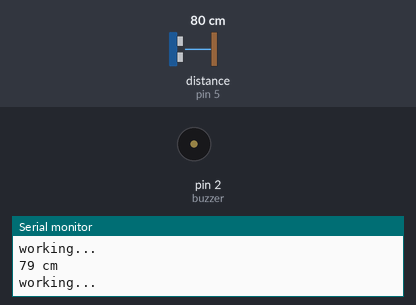
A sketch run on a simulated Arduino Uno, built with avr-gcc and run on an emulated ATmega328P. On the bench: buzzer (waves = sounding, pin HIGH), the last lines printed to the serial monitor. Wiring (inferred from the names in the program): ultrasonic range finder: trigger pin 6; echo pin 5. The inputs (shaded band) are chosen by the test bench; at power-on: distance to the obstacle (sensor on pin 5) 80 cm. The echo pulse lasts 58.3 µs per cm; pins used as bus, display or sensor lines are not drawn.

Above: at 3.0 s.
3.1 s: distance to the obstacle (sensor on pin 5) set to 196 cm
6.1 s: distance to the obstacle (sensor on pin 5) set to 205 cm
At 6.7 s:
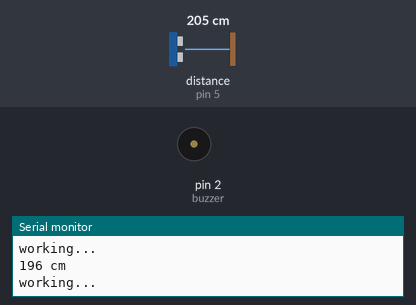
9.1 s: distance to the obstacle (sensor on pin 5) set to 35 cm
At 10.5 s:
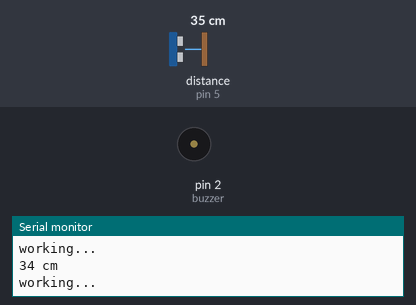
15.5 s: distance to the obstacle (sensor on pin 5) set to 250 cm
At 16.5 s:
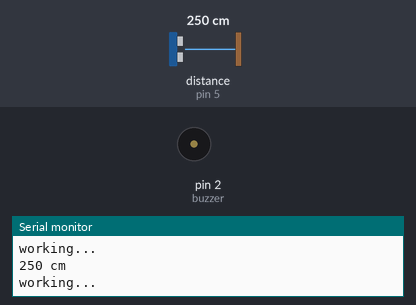
Timing chart, 0 to 18.5 s (numbered marks = the images above; inputs shaded):
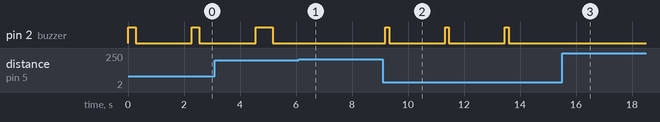

Measured:
- the behaviour switches between 199 and 200 cm on distance to the obstacle (sensor on pin 5) (found by bisection; images 0 and 1)
- after the input at 6.1 s, pin 2 (buzzer): stays LOW (without the input it goes to HIGH after 1.1 s)
- after the input at 9.1 s, pin 2 (buzzer): alternates HIGH for 0.13 s and LOW for 2.0 s, starting after 0.09 s
- after the input at 15.5 s, pin 2 (buzzer): stops changing and stays LOW
- by itself, pin 2 (buzzer): alternates HIGH for 0.27 s and LOW for 2.0 s

The sketch:

sketch_feb28a.ino
```cpp
const int trigPin = 6;
const int echoPin = 5;
const int buzzer = 2;
float new_delay;

long duration;
int distance;

void setup()
{
  pinMode(trigPin, OUTPUT);
  pinMode(echoPin, INPUT);
  pinMode(buzzer,OUTPUT);
  Serial.begin(9600);


}

void loop() {


  digitalWrite(trigPin, LOW);
  delayMicroseconds (2);
  digitalWrite(trigPin, HIGH);
  delayMicroseconds (10);
  digitalWrite(trigPin, LOW);
  duration = pulseIn(echoPin, HIGH, 3000000);
  distance = (duration/2) / 29.1;
  new_delay = (distance*3) +30;
  Serial.print (distance);
  Serial.println (" cm");
  Serial.println("working...");
  if (distance < 200)
  {
    digitalWrite(buzzer,HIGH);
    delay(new_delay);
    digitalWrite (buzzer,LOW);
  }
  else
  {
    digitalWrite(buzzer,LOW);
  }

  delay (2000);

}
```
